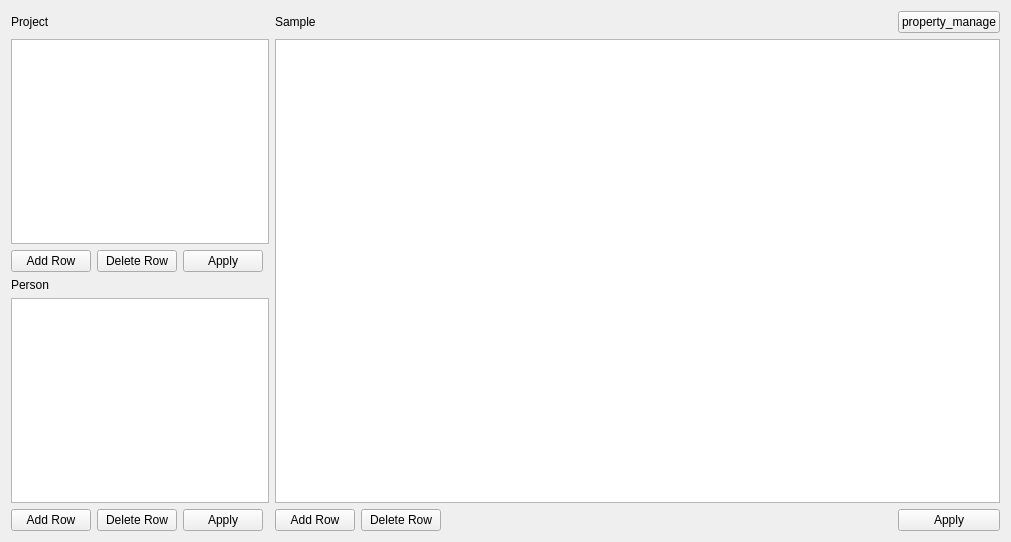
      <widget class="QWidget" name="page_3">
       <layout class="QGridLayout" name="gridLayout_13">
        <item row="7" column="12">
         <widget class="QPushButton" name="manage_sample_apply_button">
          <property name="text">
           <string>Apply</string>
          </property>
         </widget>
        </item>
        <item row="7" column="10">
         <spacer name="horizontalSpacer_9">
          <property name="orientation">
           <enum>Qt::Horizontal</enum>
          </property>
          <property name="sizeHint" stdset="0">
           <size>
            <width>276</width>
            <height>20</height>
           </size>
          </property>
         </spacer>
        </item>
        <item row="4" column="2">
         <widget class="QPushButton" name="manage_project_apply_button">
          <property name="text">
           <string>Apply</string>
          </property>
         </widget>
        </item>
        <item row="1" column="0">
         <widget class="QLabel" name="label_4">
          <property name="text">
           <string>Project</string>
          </property>
         </widget>
        </item>
        <item row="3" column="4" rowspan="4" colspan="9">
         <widget class="QTableWidget" name="manage_sample_table_widget">
          <property name="minimumSize">
           <size>
            <width>700</width>
            <height>0</height>
           </size>
          </property>
          <property name="dragDropMode">
           <enum>QAbstractItemView::NoDragDrop</enum>
          </property>
          <property name="selectionMode">
           <enum>QAbstractItemView::SingleSelection</enum>
          </property>
          <property name="selectionBehavior">
           <enum>QAbstractItemView::SelectRows</enum>
          </property>
         </widget>
        </item>
        <item row="7" column="9">
         <widget class="QPushButton" name="manage_sample_delete_row_button">
          <property name="text">
           <string>Delete Row</string>
          </property>
         </widget>
        </item>
        <item row="4" column="1">
         <widget class="QPushButton" name="manage_project_delete_row_button">
          <property name="text">
           <string>Delete Row</string>
          </property>
         </widget>
        </item>
        <item row="3" column="0" colspan="4">
         <widget class="QTableWidget" name="manage_project_table_widget">
          <property name="sizePolicy">
           <sizepolicy hsizetype="Preferred" vsizetype="Expanding">
            <horstretch>0</horstretch>
            <verstretch>0</verstretch>
           </sizepolicy>
          </property>
          <property name="minimumSize">
           <size>
            <width>0</width>
            <height>205</height>
           </size>
          </property>
          <property name="maximumSize">
           <size>
            <width>16777215</width>
            <height>16777215</height>
           </size>
          </property>
          <property name="sizeAdjustPolicy">
           <enum>QAbstractScrollArea::AdjustToContents</enum>
          </property>
          <property name="selectionMode">
           <enum>QAbstractItemView::SingleSelection</enum>
          </property>
          <property name="selectionBehavior">
           <enum>QAbstractItemView::SelectRows</enum>
          </property>
         </widget>
        </item>
        <item row="4" column="0">
         <widget class="QPushButton" name="manage_project_add_row_button">
          <property name="text">
           <string>Add Row</string>
          </property>
         </widget>
        </item>
        <item row="7" column="0">
         <widget class="QPushButton" name="manage_person_add_row_button">
          <property name="text">
           <string>Add Row</string>
          </property>
         </widget>
        </item>
        <item row="6" column="0" colspan="4">
         <widget class="QTableWidget" name="manage_person_table_widget">
          <property name="sizePolicy">
           <sizepolicy hsizetype="Preferred" vsizetype="Expanding">
            <horstretch>0</horstretch>
            <verstretch>0</verstretch>
           </sizepolicy>
          </property>
          <property name="minimumSize">
           <size>
            <width>0</width>
            <height>205</height>
           </size>
          </property>
          <property name="maximumSize">
           <size>
            <width>16777215</width>
            <height>16777215</height>
           </size>
          </property>
          <property name="sizeAdjustPolicy">
           <enum>QAbstractScrollArea::AdjustToContents</enum>
          </property>
          <property name="selectionMode">
           <enum>QAbstractItemView::SingleSelection</enum>
          </property>
          <property name="selectionBehavior">
           <enum>QAbstractItemView::SelectRows</enum>
          </property>
         </widget>
        </item>
        <item row="7" column="2">
         <widget class="QPushButton" name="manage_person_apply_button">
          <property name="text">
           <string>Apply</string>
          </property>
         </widget>
        </item>
        <item row="1" column="4">
         <widget class="QLabel" name="label_11">
          <property name="text">
           <string>Sample</string>
          </property>
         </widget>
        </item>
        <item row="7" column="4" colspan="5">
         <widget class="QPushButton" name="manage_sample_add_row_button">
          <property name="text">
           <string>Add Row</string>
          </property>
         </widget>
        </item>
        <item row="7" column="1">
         <widget class="QPushButton" name="manage_person_delete_row_button">
          <property name="text">
           <string>Delete Row</string>
          </property>
         </widget>
        </item>
        <item row="5" column="0">
         <widget class="QLabel" name="label_5">
          <property name="text">
           <string>Person</string>
          </property>
         </widget>
        </item>
        <item row="1" column="12">
         <widget class="QPushButton" name="manage_property_manage_button">
          <property name="text">
           <string>property_manage</string>
          </property>
         </widget>
        </item>
        <item row="1" column="5" colspan="6">
         <spacer name="horizontalSpacer_10">
          <property name="orientation">
           <enum>Qt::Horizontal</enum>
          </property>
          <property name="sizeHint" stdset="0">
           <size>
            <width>564</width>
            <height>20</height>
           </size>
          </property>
         </spacer>
        </item>
       </layout>
      </widget>
